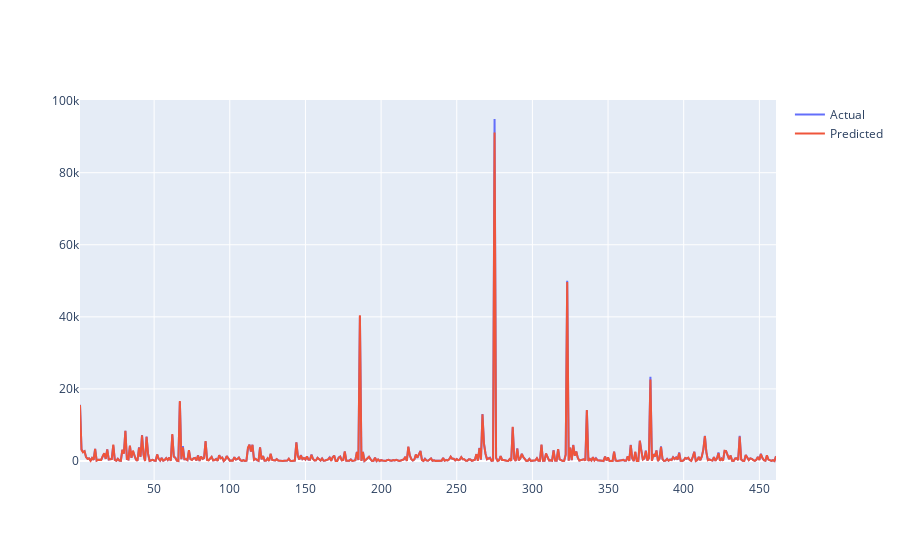

The notebook cell saved with this chart:
### Code cell
# create a line plot
fig = go.Figure()
fig.add_trace(go.Scatter(x=x, y=np.real(cp), mode='lines', name='Actual'))
fig.add_trace(go.Scatter(x=x, y=np.real(p), mode='lines', name='Predicted'))

# enable hover-over tooltips
fig.update_layout(hovermode='x')

# show the plot
fig.show()

### Figure 1 — Plotly figure (JSON) as saved in the notebook; plotly's stock layout.template omitted (floating-point values rounded to 4 significant figures; data arrays with more than 128 entries replaced by an {"elided": "..."} marker saying what was removed)
{"data": [{"mode": "lines", "name": "Actual", "type": "scatter", "x": {"elided": "975 int values"}, "y": {"elided": "461 float values"}}, {"mode": "lines", "name": "Predicted", "type": "scatter", "x": {"elided": "975 int values"}, "y": {"elided": "461 float values"}}], "layout": {"hovermode": "x"}}
